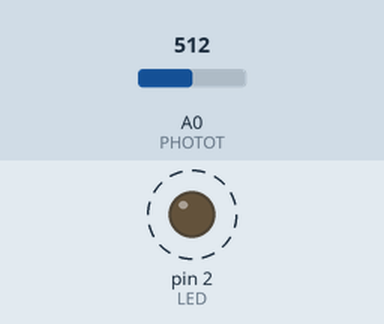
Bench run of a sketch on a simulated Arduino Uno, built with avr-gcc and run on an emulated ATmega328P. Shown: output pins drawn as LEDs (lit = HIGH). Dashed ring = blinking. Inputs (shaded band) come from the test bench; at power-on: A0 (PHOTOT) = 512. What the sketch prints to the serial monitor is not drawn.

Above: at 0.5 s.
Timing chart, 0 to 4.6 s (numbered marks = the images above):
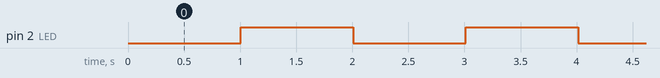

Measured:
- by itself, pin 2 (LED): alternates HIGH for 1.0 s and LOW for 1.0 s

The sketch:

phototransistor_test_1.ino
```cpp
/*
 * This sketch is meant to work with a white LED
 * placed in front of a OSRAM SFH309 phototransistor.
 *
 * We are going to make the LED blink and measure the analogue
 * current from the ADC.
 *
 * # Connections
 * connect LED cathode to GND through a 70 Ohm resistor;
 * connect LED anode to Vcc (5V);
 * connect Phototransistor Collector to Vcc (5V);
 * connect Phototransistor Emitter to GND through a 620 KOhm resistor;
 * connect Arduino A0 pin to Phototransistor Emitter;
 */

const int LED = 2;
const int PHOTOT = A0;

long startTime;
bool ledState;

// SETUP ///////////////////////////////////////////////////
void setup()
{
  Serial.begin(9600);

  ledState = false;
  pinMode(LED, OUTPUT);
  digitalWrite(LED, ledState);

  startTime = millis();
}


// LOOP ////////////////////////////////////////////////////
void loop()
{
  if(millis()-startTime >= 1000)
  {
    startTime = millis();
    ledState = !ledState;
    digitalWrite(LED, ledState);
  }

  int value = analogRead(PHOTOT);
  Serial.print(value);Serial.print("\t");

  // 5 volts / 1024 ADC levels of quantization =>
  // each step measure 4.88 mV;
  // We are using a 100K resistor so, on the phototransitor
  // is flowing a current of (value*4.88mV)/100K (mA)

  float current = value*4.88 / 100000;
  Serial.println( current );

  delay(10);
}
```
